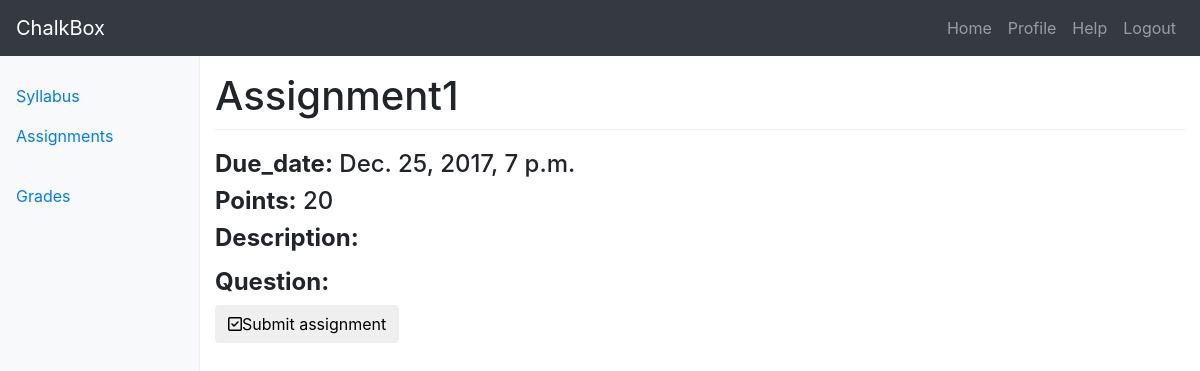
Page /courses/1/assignments/1/ on the committed database.
### assignments/models.py (models this page shows, shortened)
class Assignment(models.Model):
	title = models.CharField(max_length=120)
	due_date = models.DateTimeField()
	total_points	= models.IntegerField()
	description = models.TextField(blank=True)
	updated     = models.DateTimeField(auto_now=True)
	timestamp   = models.DateTimeField(auto_now_add=True)
	question	= models.FileField(null=True, blank=True)

### assignments/views.py (the view)
# urls.py: url(r'^(?P<aid>\d+)/$', assignment_detail, name="assignment_detail"),
def assignment_detail(request, cid=None, aid=None):
	instance = get_object_or_404(Assignment, id=aid)
	context = {
		"instance": instance,
		"id": cid,
	}
	return render(request, "assignment/assignment_detail.html", context)

### templates/assignment/assignment_detail.html (shortened to what this page needs)
{% extends "base_navbar.html" %}
{% block content %}
<div class="container-fluid">
	<div class="row">
       {% include "side_bar.html" with cid=id %}
    	<main role="main" class="col-sm-9 ml-sm-auto col-md-10 pt-3">
		<h1>{{instance.title}}</h1>
		<h4><b>Due_date:</b> {{instance.due_date}}</h4>
		<h4><b>Points:</b> {{instance.total_points}}</h4>
		<h4><b>Description:</b></h4>
		<h4><b>Question:
		</b></h4>
		{% if request.user.is_staff == False %}
			<a href="{% url 'courses:submissions:submit_assignment' cid=id aid=instance.id %}"><button type="button" class="btn btn-default"><i class="fa fa-check-square-o" aria-hidden="true"></i>Submit assignment</button></a>
		{% endif %}
    	</main>
	</div>
</div>
{% endblock %}

### static_proj/static_root/css/dashboard.css (style rules this page uses)
h1 { padding-bottom: 9px; margin-bottom: 20px; border-bottom: 1px solid #eee; }

### static_proj/static_root/css/navbar-top.css (style rules this page uses)
body { min-height: 75rem; }

### rows in the picture
Assignment: title "Assignment1", due_date "Dec. 25, 2017, 7 p.m.", total_points "20"
